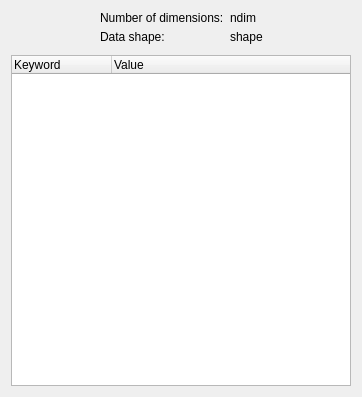
<?xml version="1.0" encoding="UTF-8"?>
<ui version="4.0">
 <class>Dialog</class>
 <widget class="QDialog" name="Dialog">
  <property name="geometry">
   <rect>
    <x>0</x>
    <y>0</y>
    <width>362</width>
    <height>397</height>
   </rect>
  </property>
  <property name="windowTitle">
   <string>Metadata viewer</string>
  </property>
  <property name="sizeGripEnabled">
   <bool>false</bool>
  </property>
  <layout class="QVBoxLayout" name="verticalLayout">
   <item>
    <layout class="QGridLayout" name="gridLayout">
     <property name="verticalSpacing">
      <number>5</number>
     </property>
     <item row="0" column="2">
      <widget class="QLabel" name="label_ndim">
       <property name="text">
        <string>ndim</string>
       </property>
      </widget>
     </item>
     <item row="1" column="2">
      <widget class="QLabel" name="label_shape">
       <property name="text">
        <string>shape</string>
       </property>
      </widget>
     </item>
     <item row="0" column="0">
      <spacer name="horizontalSpacer">
       <property name="orientation">
        <enum>Qt::Horizontal</enum>
       </property>
       <property name="sizeHint" stdset="0">
        <size>
         <width>40</width>
         <height>5</height>
        </size>
       </property>
      </spacer>
     </item>
     <item row="1" column="1">
      <widget class="QLabel" name="label_2">
       <property name="text">
        <string>Data shape:</string>
       </property>
      </widget>
     </item>
     <item row="0" column="1">
      <widget class="QLabel" name="label">
       <property name="text">
        <string>Number of dimensions:</string>
       </property>
      </widget>
     </item>
     <item row="0" column="3">
      <spacer name="horizontalSpacer_2">
       <property name="orientation">
        <enum>Qt::Horizontal</enum>
       </property>
       <property name="sizeHint" stdset="0">
        <size>
         <width>40</width>
         <height>5</height>
        </size>
       </property>
      </spacer>
     </item>
    </layout>
   </item>
   <item>
    <spacer name="verticalSpacer">
     <property name="orientation">
      <enum>Qt::Vertical</enum>
     </property>
     <property name="sizeType">
      <enum>QSizePolicy::Fixed</enum>
     </property>
     <property name="sizeHint" stdset="0">
      <size>
       <width>5</width>
       <height>5</height>
      </size>
     </property>
    </spacer>
   </item>
   <item>
    <widget class="QTreeWidget" name="meta_tree">
     <property name="alternatingRowColors">
      <bool>true</bool>
     </property>
     <property name="selectionMode">
      <enum>QAbstractItemView::NoSelection</enum>
     </property>
     <property name="uniformRowHeights">
      <bool>true</bool>
     </property>
     <property name="itemsExpandable">
      <bool>true</bool>
     </property>
     <property name="wordWrap">
      <bool>false</bool>
     </property>
     <property name="expandsOnDoubleClick">
      <bool>false</bool>
     </property>
     <column>
      <property name="text">
       <string>Keyword</string>
      </property>
     </column>
     <column>
      <property name="text">
       <string>Value</string>
      </property>
     </column>
    </widget>
   </item>
  </layout>
 </widget>
 <resources/>
 <connections/>
</ui>
